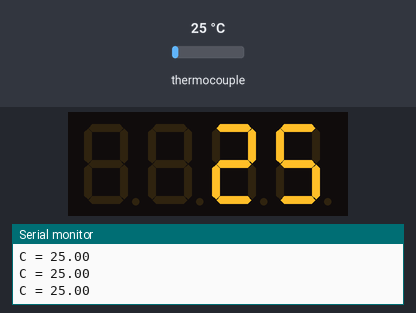
A sketch run on a simulated Arduino Uno, built with avr-gcc and run on an emulated ATmega328P. Shown: 4-digit seven-segment display, the last lines printed to the serial monitor. The test bench sets the inputs (shaded band); at power-on: thermocouple 25 °C.

Above: at 1.7 s.
1.8 s: thermocouple set to 6 °C
At 3.1 s:
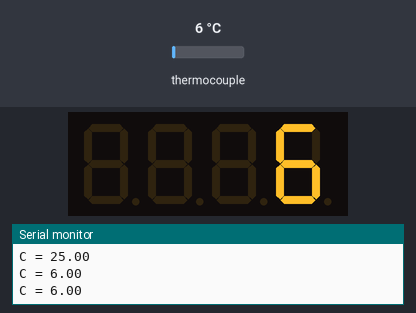
3.6 s: thermocouple set to 75 °C
At 4.3 s:
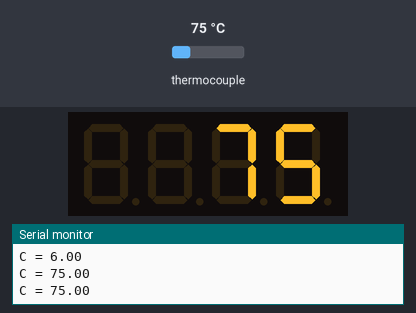
5.1 s: thermocouple set to 150 °C
At 5.5 s:
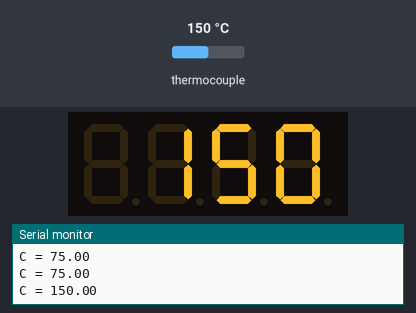
Timing chart, 0 to 8.1 s (numbered marks = the images above; inputs shaded):
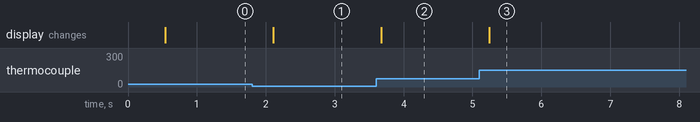

The sketch:

029_MAX6675_FND.ino
```cpp
#include "max6675.h"
#include <Arduino.h>
#include <TM1637Display.h>

#define CLK 6
#define DIO 7

TM1637Display display(CLK, DIO);

int thermoDO = 3;
int thermoCS = 4;
int thermoCLK = 5;

MAX6675 thermocouple(thermoCLK, thermoCS, thermoDO);

void setup() {
  Serial.begin(9600);
  display.setBrightness(0x0f);
  display.showNumberDec(0, false);

  Serial.println("MAX6675 test");
  delay(500);
}

void loop() {
   float temp = thermocouple.readCelsius();
   Serial.print("C = ");
   Serial.println(temp);
   display.showNumberDec(temp, false);
   delay(500);
}
```

Measured:
- after the input at 1.8 s, the display: changes after 0.31 s (image 1)
- after the input at 3.6 s, the display: changes after 0.08 s (image 2)
- after the input at 5.1 s, the display: changes after 0.14 s (image 3)
